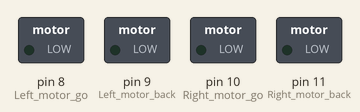
Recording of a sketch running on a simulated Arduino Uno, built with avr-gcc and run on an emulated ATmega328P. Parts: switched loads named in the sketch (green lamp = pin HIGH).

Above: at 0.1 s.
At 0.6 s:
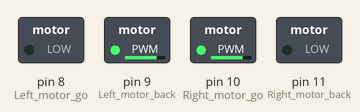
Timing chart, 0 to 2.1 s (numbered marks = the images above):
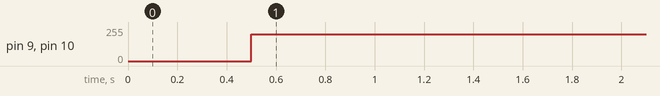

Measured:
- by itself, pin 9 (Left_motor_back), pin 10 (Right_motor_go): 0/255 → 200/255 at 0.50 s

The sketch:

run.ino
```cpp
//===============================================================
//  智能小车前进实验
//===============================================================
//#include <Servo.h>
int Left_motor_go = 8;   //左电机前进(IN1)
int Left_motor_back = 9; //左电机后退(IN2)

int Right_motor_go = 10;   // 右电机前进(IN3)
int Right_motor_back = 11; // 右电机后退(IN4)

void setup()
{
    //初始化电机驱动IO为输出方式
    pinMode(Left_motor_go, OUTPUT);    // PIN 8 8脚无PWM功能
    pinMode(Left_motor_back, OUTPUT);  // PIN 9 (PWM)
    pinMode(Right_motor_go, OUTPUT);   // PIN 10 (PWM)
    pinMode(Right_motor_back, OUTPUT); // PIN 11 (PWM)
}

void run(int time) // 前进
{
    digitalWrite(Right_motor_go, HIGH); // 右电机前进
    digitalWrite(Right_motor_back, LOW);
    analogWrite(Right_motor_go, 200); //PWM比例0~255调速，左右轮差异略增减
    analogWrite(Right_motor_back, 0);
    digitalWrite(Left_motor_go, LOW); // 左电机前进
    digitalWrite(Left_motor_back, HIGH);
    analogWrite(Left_motor_go, 0); //PWM比例0~255调速，左右轮差异略增减
    analogWrite(Left_motor_back, 200);
}

void loop()
{
    delay(500);
    run(10); //前进
}
```
